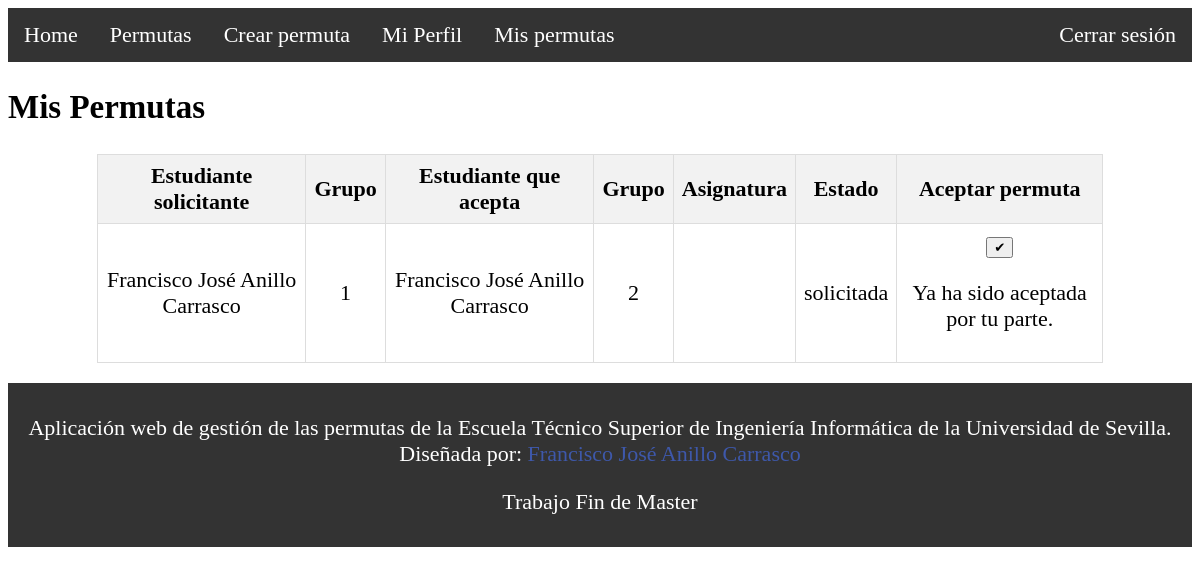
The page /mis-permutas/ (signed in) on the database as committed earlier.
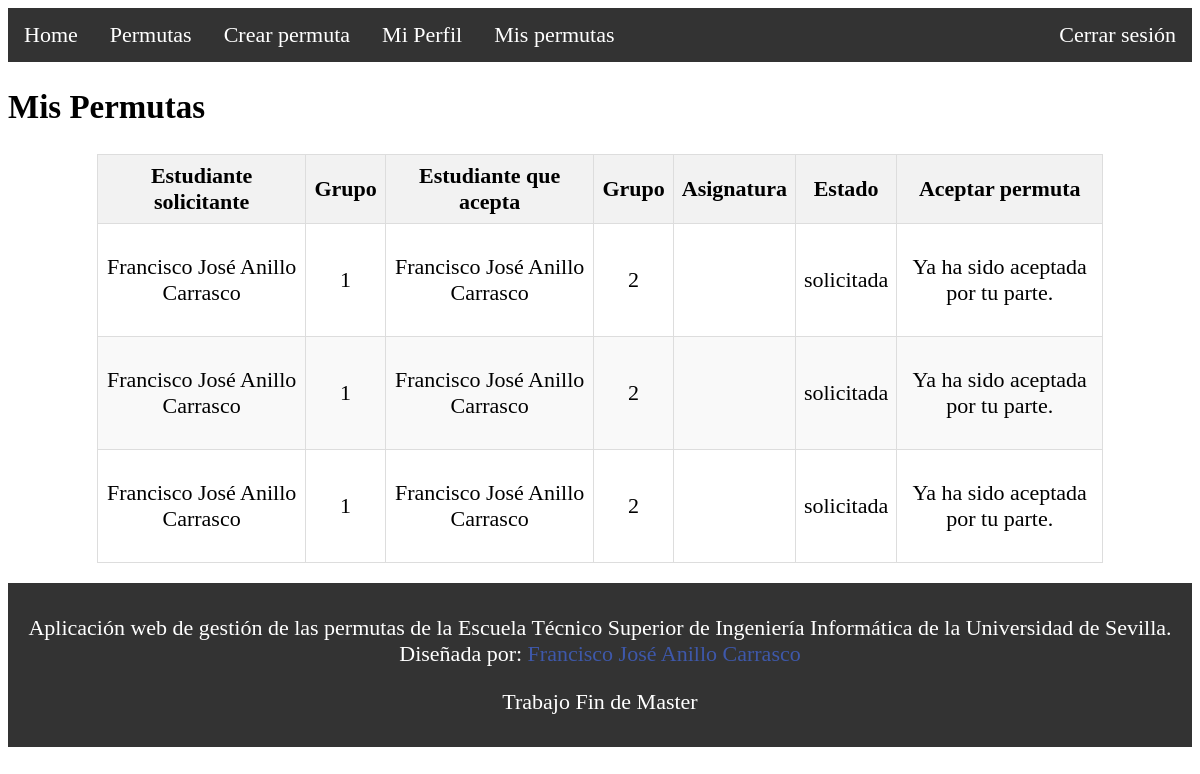
The same page on the database as committed later.
### Permutas/models.py (models this page shows, shortened)
class Permuta(models.Model):
    estudiante1 = models.ForeignKey(Estudiante, related_name='permuta_estudiante1', on_delete=models.CASCADE)
    estudiante2 = models.ForeignKey(Estudiante, related_name='permuta_estudiante2', on_delete=models.CASCADE)
    grupo1 = models.ForeignKey(Grupo, related_name='permuta_grupo1', on_delete=models.CASCADE)
    grupo2 = models.ForeignKey(Grupo, related_name='permuta_grupo2', on_delete=models.CASCADE)
    asignatura = models.ForeignKey(Asignatura, related_name='asignatura', on_delete=models.CASCADE)
    estado = models.CharField(max_length=10, choices=[('solicitada', 'Solicitada'), ('aceptada', 'Aceptada'), ('rechazada', 'Rechazada')])
    aceptada_1 = models.BooleanField()
    aceptada_2 = models.BooleanField()

class Estudiante(models.Model):
    user = models.OneToOneField(User, on_delete=models.CASCADE)
    nombre = models.CharField(max_length=255)
    apellido = models.CharField(max_length=255)
    email = models.EmailField(max_length=255, unique=True)
    image = models.ImageField(default='default.jpg', upload_to='profile_pics')
    dni = models.CharField(max_length=9, unique=True)
    grado = models.ForeignKey(Grado, on_delete=models.CASCADE)
    domicilio = models.CharField(max_length=255)
    provincia = models.CharField(max_length=50)
    poblacion = models.CharField(max_length=50)
    codigo_postal = models.CharField(max_length=5)
    telefono = models.CharField(max_length=15, validators=[RegexValidator(regex=r'^\+?1?\d{9,15}$', message="El número de teléfono debe ingresarse en el formato: '+999999999'. Hasta 15 dígitos permitidos.")])  # Nuevo campo de teléfono

class Grupo(models.Model):
    numero_grupo = models.IntegerField()
    limite_estudiantes = models.IntegerField()
    tipo_grupo = models.CharField(max_length=10, choices=[('teoria', 'Teoria'), ('practica', 'Practica')])
    estudiante = models.ManyToManyField(Estudiante, blank=True)
    asignatura = models.ForeignKey(Asignatura, on_delete=models.CASCADE)
    proyecto_docente = models.FileField(upload_to='pdfs/', blank=True, null=True)

### Permutas/views.py (the view)
# urls.py: path('mis-permutas/', mis_permutas, name='mis_permutas'),
@login_required
def mis_permutas(request):
    usuario = request.user
    permutas_asociadas = sacar_permutas_user(usuario)
    context = {
        'permutas': permutas_asociadas
    }
    return render(request, 'mis_permutas.html', context)

### Permutas/views.py (called while the page is built)
def sacar_permutas_user(user):
    print(user)
    return Permuta.objects.filter(estudiante1__user=user) | Permuta.objects.filter(estudiante2__user=user)

### Permutas/templates/mis_permutas.html (shortened to what this page needs)
{% extends 'layout.html' %}
{% block content %}
    <h2>Mis Permutas</h2>
    <div class="table-container">
    <table class="centered-table">
        <thead>
            <tr>
                <th>Estudiante solicitante</th>
                <th>Grupo</th>
                <th>Estudiante que acepta</th>
                <th>Grupo</th>
                <th>Asignatura</th>
                <th>Estado</th>
                <th>Aceptar permuta</th>
            </tr>
        </thead>
        <tbody>
            {% for permuta in permutas %}
                <tr>
                    <td>{{ permuta.estudiante1.nombre }} {{ permuta.estudiante1.apellido }}</td>
                    <td>{{ permuta.grupo1.numero_grupo }}</td>
                    <td>{% if permuta.estudiante2 %}
                        {{ permuta.estudiante2.nombre }} {{ permuta.estudiante2.apellido }}
                    {% else %}
                        N/A
                    {% endif %}</td>
                    <td>{% if permuta.grupo2 %}
                        {{ permuta.grupo2.numero_grupo }}
                    {% else %}
                        N/A
                    {% endif %}</td>
                    <td>{{ permuta.asignatura.nombre_asignatura }}</td>
                    <td>{{ permuta.estado }}</td>
                    <td> {% if permuta.estado == 'solicitada' %}
                            {% if user == permuta.estudiante2.user %}
                                {% if not permuta.aceptada_2 %}
                                    <form method="post" action="{% url 'aceptar_permuta' permuta.id %}">
                                    <button type="submit" class="btn btn-success">✔</button>
                                    </form>
                                {% endif %}
                                <p> Ya ha sido aceptada por tu parte.</p>
                            {% endif %}
                        {% endif %}</td>
                </tr>
            {% endfor %}
        </tbody>
    </table>
{% endblock %}

### Permutas/templates/layout.html (shortened to what this page needs)
<!DOCTYPE html>
<html>
<head>
</head>
<body>
    <header>
        <ul id="menu">
            <li><a class="home" href="/">Home</a></li>
            <li><a class="permutas" href="/permutas">Permutas</a></li>
            {% if user.is_authenticated %}
                <li><a class="nueva-permuta" href="/crear-permuta">Crear permuta</a></li>
                <li><a class="profile" href="{% url 'profile' %}">Mi Perfil</a></li>
                <li><a class="mis-permutas" href="/mis-permutas">Mis permutas</a></li>
                <li class="right" ><a href="{% url 'logout' %}">Cerrar sesión</a></li>
            {% else %}
                <li class="right"><a href="/register">Registro</a></li>
                <li class="right"><a href="{% url 'login' %}">Iniciar sesión</a></li>
            {% endif %}
        </ul>
    </header>
    <div class="main">
        {% block content %}
        {% endblock content %}
    </div>
    <footer>
        <div class="row">
            <p>Aplicación web de gestión de las permutas de la Escuela Técnico Superior de Ingeniería Informática de la Universidad de Sevilla.<br> Diseñada por: <a href="https://es.linkedin.com/in/francisco-jos%C3%A9-anillo-carrasco-805744200" target="_blank">Francisco José Anillo Carrasco</a></p>
            <p>Trabajo Fin de Master</p>
        </div>
    </footer>
</body>
</html>

### Permutas/templates/layout.html (style rules this page uses)
body { font-size: 22px; }
header ul { list-style-type: none; margin: 0; padding: 0; overflow: hidden; background-color: #333; position: -webkit-sticky; position: sticky; top: 0; }
header ul li { float: left; }
header ul li a { display: block; color: white; text-align: center; padding: 14px 16px; text-decoration: none; }
header ul li.right { float: right; }
footer { background-color: #333; color: white; text-align: center; padding: 10px 0; }
footer a { color: #3E58AA; text-decoration: none; }

### Permutas/templates/mis_permutas.html (style rules this page uses)
.table-container { display: flex; justify-content: center; margin: 20px 0; }
.centered-table { border-collapse: collapse; width: 90%; max-width: 85%; text-align: left; }
.centered-table th, .centered-table td { border: 1px solid #ddd; padding: 8px; text-align: center; }
.centered-table th { background-color: #f2f2f2; text-align: center; }
.centered-table tr:nth-child(even) { background-color: #f9f9f9; }

Rows that differ between the two databases and show on the page:
changed Permuta (number 1 of 3 on the later page): no longer shows "✔"
added Permuta: estudiante1.nombre "Francisco José", estudiante1.apellido "Anillo Carrasco", grupo1.numero_grupo "1", estudiante2.nombre "Francisco José", estudiante2.apellido "Anillo Carrasco", grupo2.numero_grupo "2", estado "solicitada", shows "Ya ha sido aceptada por tu parte."
added Permuta: estudiante1.nombre "Francisco José", estudiante1.apellido "Anillo Carrasco", grupo1.numero_grupo "1", estudiante2.nombre "Francisco José", estudiante2.apellido "Anillo Carrasco", grupo2.numero_grupo "2", estado "solicitada", shows "Ya ha sido aceptada por tu parte."
